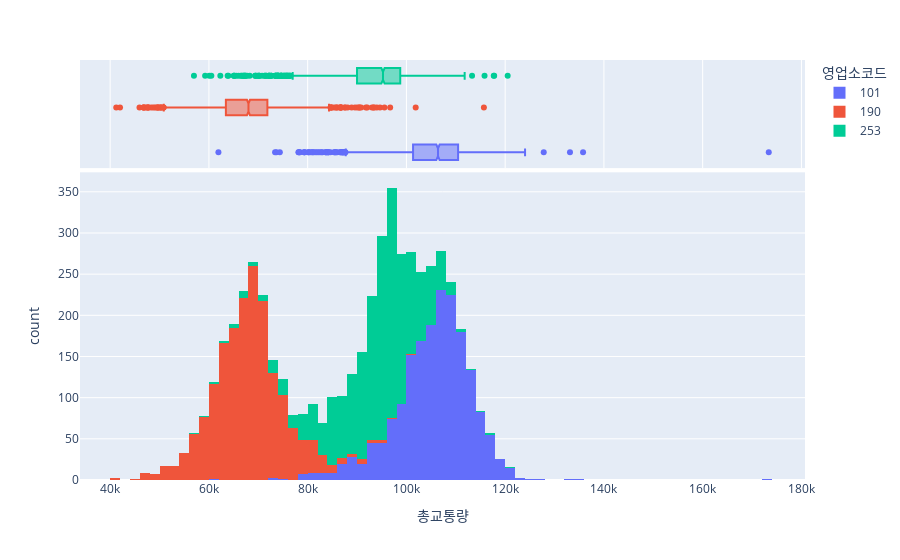
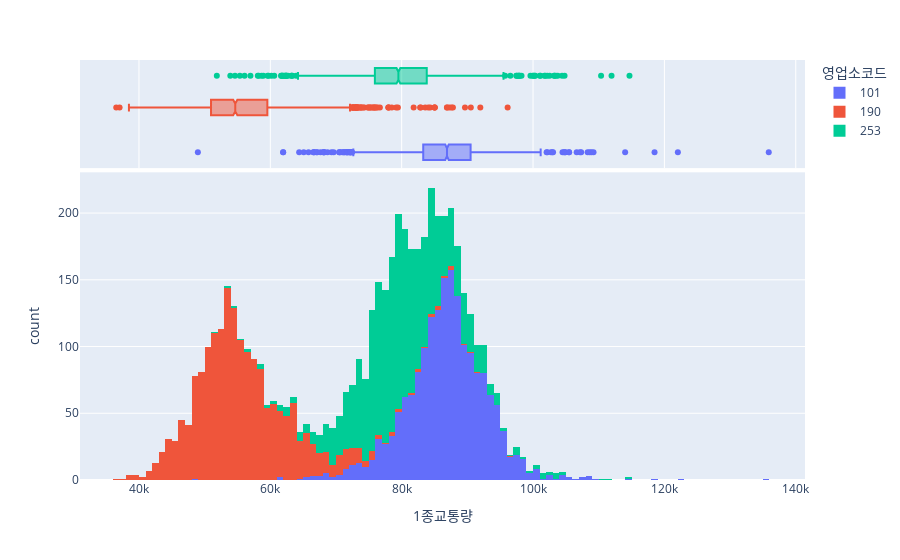
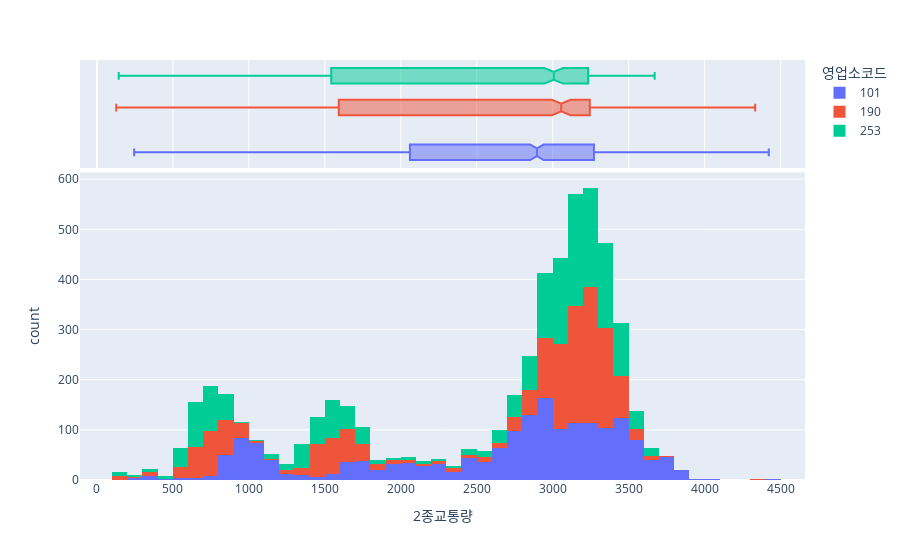
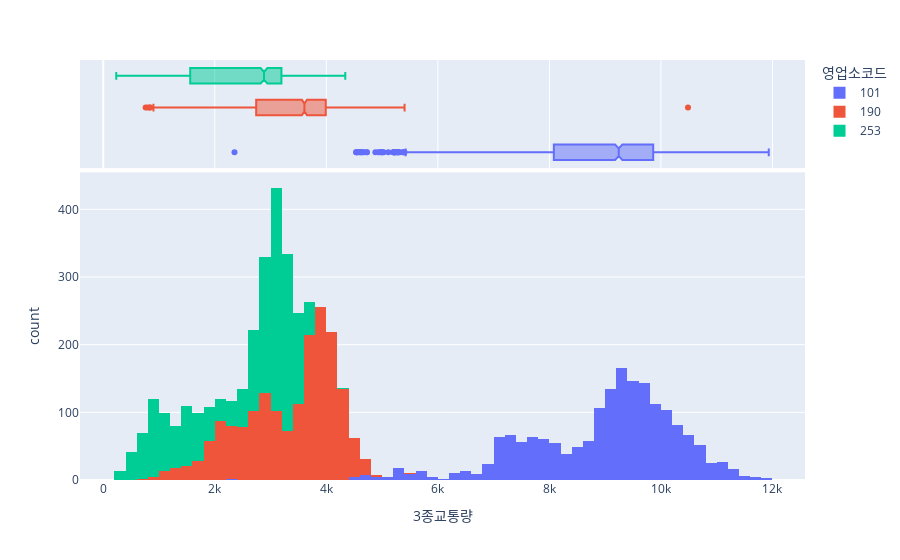

Notebook source saved alongside these figures, in order:
### Code cell
for target_bincol in ['총교통량', '1종교통량','2종교통량', '3종교통량', '4종교통량', '5종교통량', '6종교통량']:
    data           = df
    target_kindcol = "영업소코드"
    target_kinds   = [101, 190, 253]
    target_bincol  = target_bincol
    target_gbcol   = ["집계일자","영업소코드","입출구"]

    traces = []
    traces_all = pd.DataFrame()
    for i in range(len(target_kinds)):
        trace = "trace0"
        trace = trace + str(i)
        traces.append(trace)
        traces[i] = data[data[target_kindcol]==target_kinds[i]].groupby(target_gbcol).sum().reset_index()
        traces[i][target_kindcol] = target_kinds[i]
        if traces[i].empty == False:
            traces_all = pd.concat([traces_all, traces[i]])

    fig = px.histogram(traces_all, 
                       x=target_bincol, 
    #                    y="selng_cascnt", 
                       color=target_kindcol,
                       marginal="box", # or violin, rug
    #                    hover_data=traces_all.columns
                      )
    fig.show()

### Figure 1 — Plotly figure (JSON) as saved in the notebook; plotly's stock layout.template omitted (floating-point values rounded to 4 significant figures; data arrays with more than 128 entries replaced by an {"elided": "..."} marker saying what was removed)
{"data": [{"alignmentgroup": "True", "bingroup": "x", "hoverlabel": {"namelength": 0}, "hovertemplate": "영업소코드=101<br>총교통량=%{x}<br>count=%{y}", "legendgroup": "101", "marker": {"color": "#636efa"}, "name": "101", "offsetgroup": "101", "orientation": "v", "showlegend": true, "type": "histogram", "x": {"elided": "1824 int values"}, "xaxis": "x", "yaxis": "y"}, {"alignmentgroup": "True", "hoverlabel": {"namelength": 0}, "hovertemplate": "영업소코드=101<br>총교통량=%{x}", "legendgroup": "101", "marker": {"color": "#636efa"}, "name": "101", "notched": true, "offsetgroup": "101", "showlegend": false, "type": "box", "x": {"elided": "1824 int values"}, "xaxis": "x2", "yaxis": "y2"}, {"alignmentgroup": "True", "bingroup": "x", "hoverlabel": {"namelength": 0}, "hovertemplate": "영업소코드=190<br>총교통량=%{x}<br>count=%{y}", "legendgroup": "190", "marker": {"color": "#EF553B"}, "name": "190", "offsetgroup": "190", "orientation": "v", "showlegend": true, "type": "histogram", "x": {"elided": "1814 int values"}, "xaxis": "x", "yaxis": "y"}, {"alignmentgroup": "True", "hoverlabel": {"namelength": 0}, "hovertemplate": "영업소코드=190<br>총교통량=%{x}", "legendgroup": "190", "marker": {"color": "#EF553B"}, "name": "190", "notched": true, "offsetgroup": "190", "showlegend": false, "type": "box", "x": {"elided": "1814 int values"}, "xaxis": "x2", "yaxis": "y2"}, {"alignmentgroup": "True", "bingroup": "x", "hoverlabel": {"namelength": 0}, "hovertemplate": "영업소코드=253<br>총교통량=%{x}<br>count=%{y}", "legendgroup": "253", "marker": {"color": "#00cc96"}, "name": "253", "offsetgroup": "253", "orientation": "v", "showlegend": true, "type": "histogram", "x": {"elided": "1822 int values"}, "xaxis": "x", "yaxis": "y"}, {"alignmentgroup": "True", "hoverlabel": {"namelength": 0}, "hovertemplate": "영업소코드=253<br>총교통량=%{x}", "legendgroup": "253", "marker": {"color": "#00cc96"}, "name": "253", "notched": true, "offsetgroup": "253", "showlegend": false, "type": "box", "x": {"elided": "1822 int values"}, "xaxis": "x2", "yaxis": "y2"}], "layout": {"barmode": "relative", "legend": {"title": {"text": "영업소코드"}, "tracegroupgap": 0}, "margin": {"t": 60}, "xaxis": {"anchor": "y", "domain": [0, 1], "title": {"text": "총교통량"}}, "xaxis2": {"anchor": "y2", "domain": [0, 1], "matches": "x", "showgrid": true, "showticklabels": false}, "yaxis": {"anchor": "x", "domain": [0, 0.7326], "title": {"text": "count"}}, "yaxis2": {"anchor": "x2", "domain": [0.7426, 1], "matches": "y2", "showgrid": false, "showline": false, "showticklabels": false, "ticks": ""}}}

### Figure 2 — Plotly figure (JSON) as saved in the notebook; plotly's stock layout.template omitted (floating-point values rounded to 4 significant figures; data arrays with more than 128 entries replaced by an {"elided": "..."} marker saying what was removed)
{"data": [{"alignmentgroup": "True", "bingroup": "x", "hoverlabel": {"namelength": 0}, "hovertemplate": "영업소코드=101<br>1종교통량=%{x}<br>count=%{y}", "legendgroup": "101", "marker": {"color": "#636efa"}, "name": "101", "offsetgroup": "101", "orientation": "v", "showlegend": true, "type": "histogram", "x": {"elided": "1824 int values"}, "xaxis": "x", "yaxis": "y"}, {"alignmentgroup": "True", "hoverlabel": {"namelength": 0}, "hovertemplate": "영업소코드=101<br>1종교통량=%{x}", "legendgroup": "101", "marker": {"color": "#636efa"}, "name": "101", "notched": true, "offsetgroup": "101", "showlegend": false, "type": "box", "x": {"elided": "1824 int values"}, "xaxis": "x2", "yaxis": "y2"}, {"alignmentgroup": "True", "bingroup": "x", "hoverlabel": {"namelength": 0}, "hovertemplate": "영업소코드=190<br>1종교통량=%{x}<br>count=%{y}", "legendgroup": "190", "marker": {"color": "#EF553B"}, "name": "190", "offsetgroup": "190", "orientation": "v", "showlegend": true, "type": "histogram", "x": {"elided": "1814 int values"}, "xaxis": "x", "yaxis": "y"}, {"alignmentgroup": "True", "hoverlabel": {"namelength": 0}, "hovertemplate": "영업소코드=190<br>1종교통량=%{x}", "legendgroup": "190", "marker": {"color": "#EF553B"}, "name": "190", "notched": true, "offsetgroup": "190", "showlegend": false, "type": "box", "x": {"elided": "1814 int values"}, "xaxis": "x2", "yaxis": "y2"}, {"alignmentgroup": "True", "bingroup": "x", "hoverlabel": {"namelength": 0}, "hovertemplate": "영업소코드=253<br>1종교통량=%{x}<br>count=%{y}", "legendgroup": "253", "marker": {"color": "#00cc96"}, "name": "253", "offsetgroup": "253", "orientation": "v", "showlegend": true, "type": "histogram", "x": {"elided": "1822 int values"}, "xaxis": "x", "yaxis": "y"}, {"alignmentgroup": "True", "hoverlabel": {"namelength": 0}, "hovertemplate": "영업소코드=253<br>1종교통량=%{x}", "legendgroup": "253", "marker": {"color": "#00cc96"}, "name": "253", "notched": true, "offsetgroup": "253", "showlegend": false, "type": "box", "x": {"elided": "1822 int values"}, "xaxis": "x2", "yaxis": "y2"}], "layout": {"barmode": "relative", "legend": {"title": {"text": "영업소코드"}, "tracegroupgap": 0}, "margin": {"t": 60}, "xaxis": {"anchor": "y", "domain": [0, 1], "title": {"text": "1종교통량"}}, "xaxis2": {"anchor": "y2", "domain": [0, 1], "matches": "x", "showgrid": true, "showticklabels": false}, "yaxis": {"anchor": "x", "domain": [0, 0.7326], "title": {"text": "count"}}, "yaxis2": {"anchor": "x2", "domain": [0.7426, 1], "matches": "y2", "showgrid": false, "showline": false, "showticklabels": false, "ticks": ""}}}

### Figure 3 — Plotly figure (JSON) as saved in the notebook; plotly's stock layout.template omitted (floating-point values rounded to 4 significant figures; data arrays with more than 128 entries replaced by an {"elided": "..."} marker saying what was removed)
{"data": [{"alignmentgroup": "True", "bingroup": "x", "hoverlabel": {"namelength": 0}, "hovertemplate": "영업소코드=101<br>2종교통량=%{x}<br>count=%{y}", "legendgroup": "101", "marker": {"color": "#636efa"}, "name": "101", "offsetgroup": "101", "orientation": "v", "showlegend": true, "type": "histogram", "x": {"elided": "1824 int values"}, "xaxis": "x", "yaxis": "y"}, {"alignmentgroup": "True", "hoverlabel": {"namelength": 0}, "hovertemplate": "영업소코드=101<br>2종교통량=%{x}", "legendgroup": "101", "marker": {"color": "#636efa"}, "name": "101", "notched": true, "offsetgroup": "101", "showlegend": false, "type": "box", "x": {"elided": "1824 int values"}, "xaxis": "x2", "yaxis": "y2"}, {"alignmentgroup": "True", "bingroup": "x", "hoverlabel": {"namelength": 0}, "hovertemplate": "영업소코드=190<br>2종교통량=%{x}<br>count=%{y}", "legendgroup": "190", "marker": {"color": "#EF553B"}, "name": "190", "offsetgroup": "190", "orientation": "v", "showlegend": true, "type": "histogram", "x": {"elided": "1814 int values"}, "xaxis": "x", "yaxis": "y"}, {"alignmentgroup": "True", "hoverlabel": {"namelength": 0}, "hovertemplate": "영업소코드=190<br>2종교통량=%{x}", "legendgroup": "190", "marker": {"color": "#EF553B"}, "name": "190", "notched": true, "offsetgroup": "190", "showlegend": false, "type": "box", "x": {"elided": "1814 int values"}, "xaxis": "x2", "yaxis": "y2"}, {"alignmentgroup": "True", "bingroup": "x", "hoverlabel": {"namelength": 0}, "hovertemplate": "영업소코드=253<br>2종교통량=%{x}<br>count=%{y}", "legendgroup": "253", "marker": {"color": "#00cc96"}, "name": "253", "offsetgroup": "253", "orientation": "v", "showlegend": true, "type": "histogram", "x": {"elided": "1822 int values"}, "xaxis": "x", "yaxis": "y"}, {"alignmentgroup": "True", "hoverlabel": {"namelength": 0}, "hovertemplate": "영업소코드=253<br>2종교통량=%{x}", "legendgroup": "253", "marker": {"color": "#00cc96"}, "name": "253", "notched": true, "offsetgroup": "253", "showlegend": false, "type": "box", "x": {"elided": "1822 int values"}, "xaxis": "x2", "yaxis": "y2"}], "layout": {"barmode": "relative", "legend": {"title": {"text": "영업소코드"}, "tracegroupgap": 0}, "margin": {"t": 60}, "xaxis": {"anchor": "y", "domain": [0, 1], "title": {"text": "2종교통량"}}, "xaxis2": {"anchor": "y2", "domain": [0, 1], "matches": "x", "showgrid": true, "showticklabels": false}, "yaxis": {"anchor": "x", "domain": [0, 0.7326], "title": {"text": "count"}}, "yaxis2": {"anchor": "x2", "domain": [0.7426, 1], "matches": "y2", "showgrid": false, "showline": false, "showticklabels": false, "ticks": ""}}}

### Figure 4 — Plotly figure (JSON) as saved in the notebook; plotly's stock layout.template omitted (floating-point values rounded to 4 significant figures; data arrays with more than 128 entries replaced by an {"elided": "..."} marker saying what was removed)
{"data": [{"alignmentgroup": "True", "bingroup": "x", "hoverlabel": {"namelength": 0}, "hovertemplate": "영업소코드=101<br>3종교통량=%{x}<br>count=%{y}", "legendgroup": "101", "marker": {"color": "#636efa"}, "name": "101", "offsetgroup": "101", "orientation": "v", "showlegend": true, "type": "histogram", "x": {"elided": "1824 int values"}, "xaxis": "x", "yaxis": "y"}, {"alignmentgroup": "True", "hoverlabel": {"namelength": 0}, "hovertemplate": "영업소코드=101<br>3종교통량=%{x}", "legendgroup": "101", "marker": {"color": "#636efa"}, "name": "101", "notched": true, "offsetgroup": "101", "showlegend": false, "type": "box", "x": {"elided": "1824 int values"}, "xaxis": "x2", "yaxis": "y2"}, {"alignmentgroup": "True", "bingroup": "x", "hoverlabel": {"namelength": 0}, "hovertemplate": "영업소코드=190<br>3종교통량=%{x}<br>count=%{y}", "legendgroup": "190", "marker": {"color": "#EF553B"}, "name": "190", "offsetgroup": "190", "orientation": "v", "showlegend": true, "type": "histogram", "x": {"elided": "1814 int values"}, "xaxis": "x", "yaxis": "y"}, {"alignmentgroup": "True", "hoverlabel": {"namelength": 0}, "hovertemplate": "영업소코드=190<br>3종교통량=%{x}", "legendgroup": "190", "marker": {"color": "#EF553B"}, "name": "190", "notched": true, "offsetgroup": "190", "showlegend": false, "type": "box", "x": {"elided": "1814 int values"}, "xaxis": "x2", "yaxis": "y2"}, {"alignmentgroup": "True", "bingroup": "x", "hoverlabel": {"namelength": 0}, "hovertemplate": "영업소코드=253<br>3종교통량=%{x}<br>count=%{y}", "legendgroup": "253", "marker": {"color": "#00cc96"}, "name": "253", "offsetgroup": "253", "orientation": "v", "showlegend": true, "type": "histogram", "x": {"elided": "1822 int values"}, "xaxis": "x", "yaxis": "y"}, {"alignmentgroup": "True", "hoverlabel": {"namelength": 0}, "hovertemplate": "영업소코드=253<br>3종교통량=%{x}", "legendgroup": "253", "marker": {"color": "#00cc96"}, "name": "253", "notched": true, "offsetgroup": "253", "showlegend": false, "type": "box", "x": {"elided": "1822 int values"}, "xaxis": "x2", "yaxis": "y2"}], "layout": {"barmode": "relative", "legend": {"title": {"text": "영업소코드"}, "tracegroupgap": 0}, "margin": {"t": 60}, "xaxis": {"anchor": "y", "domain": [0, 1], "title": {"text": "3종교통량"}}, "xaxis2": {"anchor": "y2", "domain": [0, 1], "matches": "x", "showgrid": true, "showticklabels": false}, "yaxis": {"anchor": "x", "domain": [0, 0.7326], "title": {"text": "count"}}, "yaxis2": {"anchor": "x2", "domain": [0.7426, 1], "matches": "y2", "showgrid": false, "showline": false, "showticklabels": false, "ticks": ""}}}
